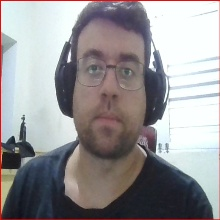
#> input picture detc-rec/imagens/treinamento/pessoa.1.1.jpg, 220 x 220 px; its folder holds 4 pictures in this run
$ python treinamento.py
#> lines starting #> are read from the running program, lines starting #| are printed output that depends on the picture
import cv2
import os
import numpy as np

eigen_face = cv2.face.EigenFaceRecognizer_create()
# eigen_face = cv2.face.EigenFaceRecognizer_create(num_components=50, threshold=2)
fisher_face = cv2.face.FisherFaceRecognizer_create()
# fisher_face = cv2.face.FisherFaceRecognizer_create(num_components=50, threshold=2)
lpbh_face = cv2.face.LBPHFaceRecognizer_create()

def imagem_nomes():
    caminhos = [os.path.join('imagens/treinamento', f) for f in os.listdir('imagens/treinamento')]

    faces = []
    ids = []

    for caminhoImagem in caminhos:
        imagemFace = cv2.cvtColor(cv2.imread(caminhoImagem), cv2.COLOR_BGR2GRAY)
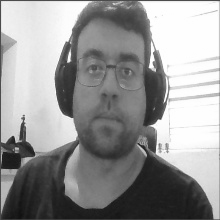
#> imagemFace: shape (220, 220); min 17, max 255, mean 149.9
        identificacao = int(os.path.split(caminhoImagem)[-1].split('.')[1])

        ids.append(identificacao)
        faces.append(imagemFace)
#> pass 2 of the loop in imagem_nomes, `for caminhoImagem in caminhos:`:
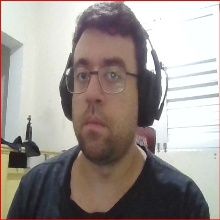
#> input picture detc-rec/imagens/treinamento/pessoa.1.10.jpg, 220 x 220 px
#> in imagem_nomes, `imagemFace = cv2.cvtColor(cv2.imread(caminhoImagem), cv2.COLOR_BGR2GRAY)`:
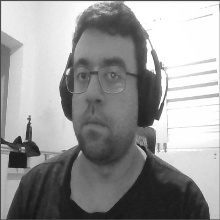
#> imagemFace: shape (220, 220); min 20, max 255, mean 151.8
#> pass 3 of the loop in imagem_nomes, `for caminhoImagem in caminhos:`:
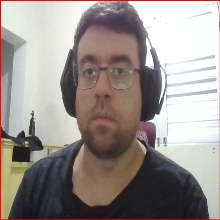
#> input picture detc-rec/imagens/treinamento/pessoa.1.11.jpg, 220 x 220 px
#> in imagem_nomes, `imagemFace = cv2.cvtColor(cv2.imread(caminhoImagem), cv2.COLOR_BGR2GRAY)`:
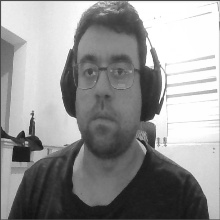
#> imagemFace: shape (220, 220); min 18, max 255, mean 147.9
#> the loop made 4 passes; the first 3 are shown
    return np.array(ids), faces

ids, faces = imagem_nomes()

print("Treinando...")

eigen_face.train(faces, ids)
#> (the run stopped early here; a loop or call above may not have finished)
